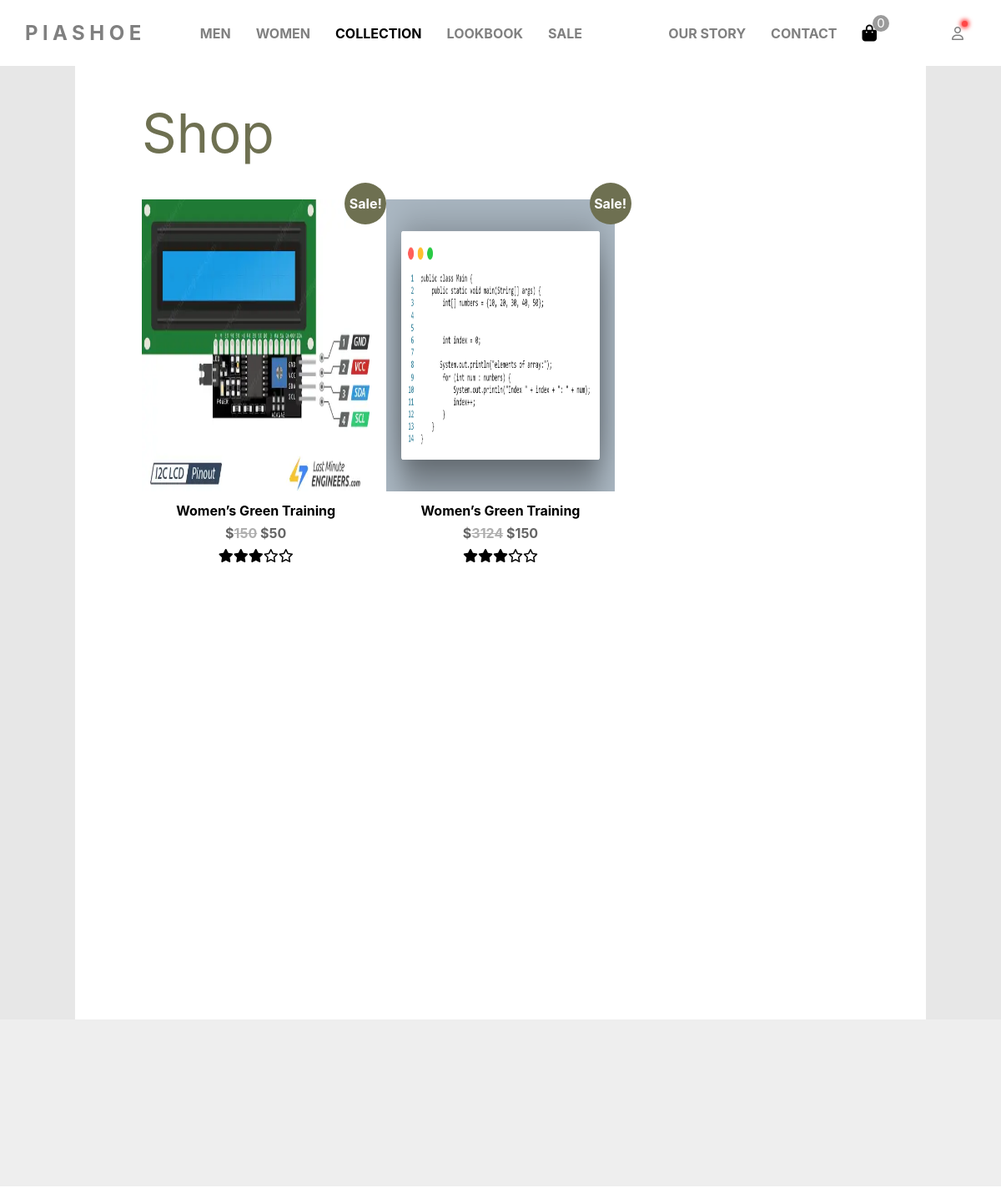
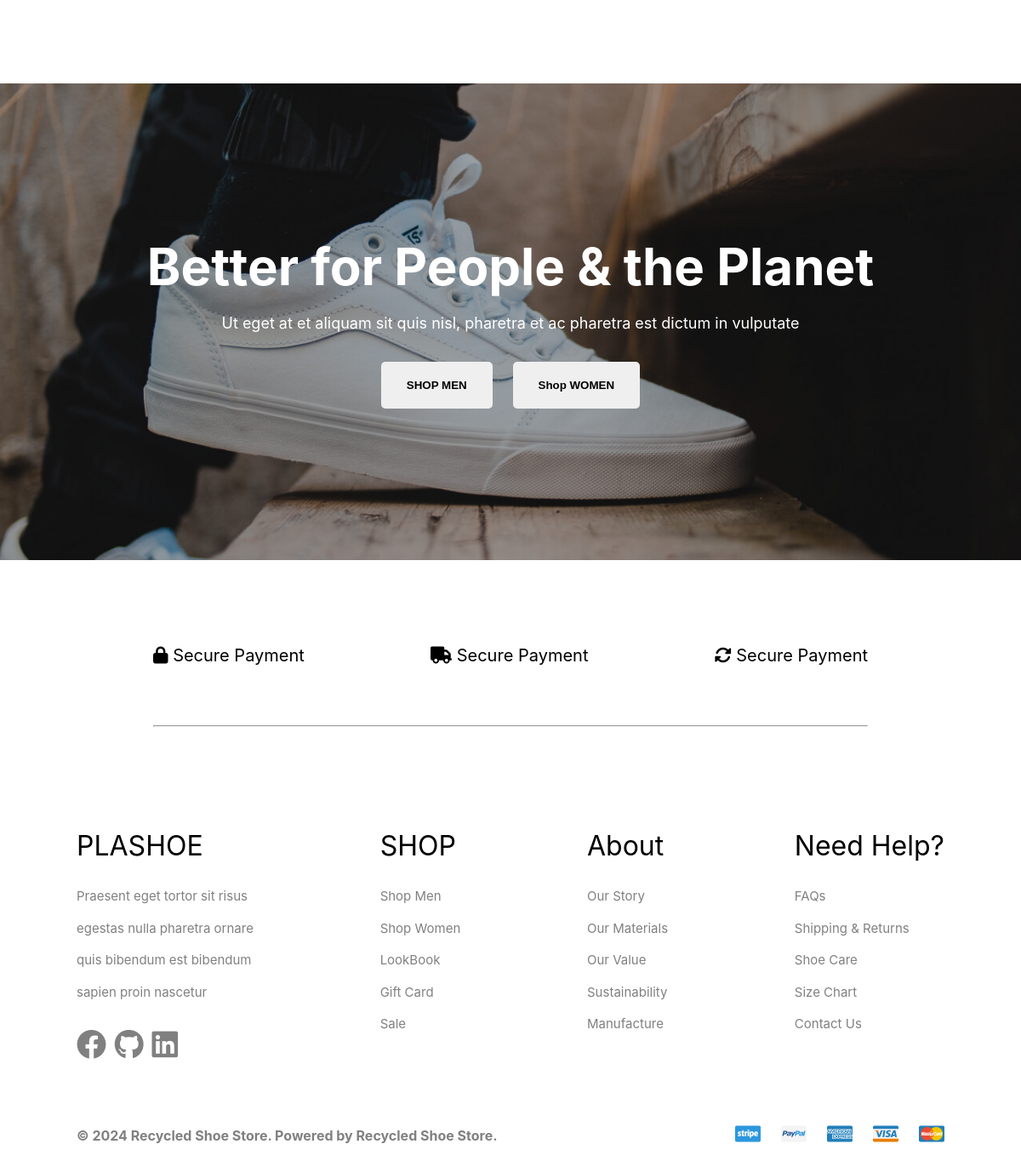
/pages/collection.php, run on the app's committed database (2 pictures, top to bottom).
### tables this page shows
CREATE TABLE `products` (
  `id` int(11) NOT NULL,
  `name` varchar(255) NOT NULL,
  `description` varchar(255) NOT NULL,
  `original_price` float NOT NULL,
  `discounted_price` float NOT NULL,
  `rating` varchar(255) NOT NULL,
  `on_offer` varchar(255) NOT NULL,
  `image` blob NOT NULL
);

### user/products.php (the view)
<?php
$sql = "SELECT * FROM products";
$result = $conn->query($sql);
if ($result->num_rows > 0) {
    echo '<div class="products">';
    while ($row = $result->fetch_assoc()) {
        echo '
        <div class="product '. ($row["on_offer"] == "yes" ? 'sale' : '') .'" onclick="getProducts('.$row["id"].')" id="'.$row["id"].'" >
            <div class="img buy" style="height: 350px;">
                <img src="' . $row["image"] . '" alt="' . $row["name"] . '" style="height: 100%;">
            </div>
            <div class="text">
                <p class="product-name">' . $row["name"] . '</p>
                <p class="product-price">';
            echo   '$<s>' . $row["original_price"] . '</s>
                    $<span class="discounted-price">' . $row["discounted_price"] . '</span>';
        echo '</p>
            <div class="stars">';
        $rating = intval($row["rating"]);
        for ($i = 0; $i < 5; $i++) {
            echo ($i < $rating) ? '<i class="fa-solid fa-star"></i>' : '<i class="fa-regular fa-star"></i>';
        }
        echo '
            </div>
            </div>
        </div> ';
    }
    echo '</div>';
} else {
    echo "<p class='no-products'>No products found.</p>";
}
?>

### pages/collection.php (shortened to what this page needs)
<?php
    $image = $_SESSION['image'];
    $state = isset($_SESSION["state"]) ? $_SESSION["state"] : "";
?>
<!DOCTYPE html>
<html lang="en">
<head>
    <link rel="stylesheet" href="../style/style.css">
    <link  rel ="stylesheet" href="../style/user.css">
    <link rel="stylesheet" href="https://cdnjs.cloudflare.com/ajax/libs/font-awesome/6.4.0/css/all.min.css">
</head>
<body>
    <nav>
        <div class="container" style="align-items: center;">
            <div class="left">
                <a href="../index.php">
                    <h1 class="logo">PlASHOE</h1>
                </a>
                <ul class="links">
                    <li>
                        <a href="./men.php" >MEN</a>
                    </li>
                    <li>
                        <a href="./women.php" >WOMEN</a>
                    </li>
                    <li>
                        <a href="" class="active">COLLECTION</a>
                    </li>
                    <li>
                        <a href="./lookbook.php">LOOKBOOK</a>
                    </li>
                    <li>
                        <a href="./sale.php">SALE</a>
                    </li>
                </ul>
            </div>
            <ul class="right">
                <li>
                    <a href="./story.php">OUR STORY</a>
                </li>
                <li>
                    <a href="./contact.php">CONTACT</a>
                </li>
                <li class="cartIcon">
                    <div class="icon">
                        <span class="numberOfProduct">5</span>
                        <i class="fa-solid fa-bag-shopping"></i>
                    </div>
                </li>
                <li>
                    <span class="state <?php echo ($state) ? 'isLogin' : 'isLogout'; ?>"></span>
                    <a href="<?php echo ($state) ? '../user/profile.php' : '../user/login.php'; ?>">
                    <?php
                        if ($image) {
                            echo '<img src="' . $image . '" style="width: 50px;border-radius: 50%;height: 50px;" alt="User Image">';
                        }else{
                            echo '<i class="fa-regular fa-user"></i>';
                        }
                    ?>
                    </a>
                </li>
            </ul>
        </div>
    </nav>
    <div class="men">
        <div class="container1">
            <h1 class="title">Shop</h1>
            <?php
                include("../user/connection.php");
                include("../user/products.php");
            ?>
        </div>
    </div>
    <form action="post"></form>
    <div class="better">
        <div class="text">
            <h1>Better for People & the Planet</h1>
            <p>Ut eget at et aliquam sit quis nisl, pharetra et ac pharetra est dictum in vulputate</p>
            <a href="../pages/men.php">
                <button class="mainButton">SHOP MEN</button>
            </a>
            <a href="../pages/women.php">
                <button class="mainButton">Shop WOMEN</button>
            </a>
        </div>
    </div>
    <div class="logsFooter">
        <div class="container2">
            <p>
                <i class="fas fa-lock"></i>
                Secure Payment
            </p>
            <p>
                <i class="fas fa-truck"></i>
                Secure Payment
            </p>
            <p>
                <i class="fas fa-sync-alt"></i>
                Secure Payment
            </p>
        </div>
    </div>
    <div class="container2">
        <hr>
    </div>
    <div class="footer">
        <div class="container1">
            <div class="col1">
                <h1>PLASHOE</h1>
                <p>Praesent eget tortor sit risus <br> egestas nulla pharetra ornare <br> quis bibendum est bibendum <br> sapien proin nascetur</p>
                <div class="icons">
                    <div class="links">
                        <a target="_blank" href=""><i class="fa-brands fa-facebook fs-2 me-2"></i></a>
                        <a target="_blank" href=""><i class="fa-brands fa-github fs-2 me-2"></i></a>
                        <a target="_blank" href=""><i class="fa-brands fa-linkedin fs-2"></i></a>
                    </div>
                </div>
            </div>
            <div class="col2">
                <h1>SHOP</h1>
                <p>Shop Men</p>
                <p>Shop Women</p>
                <p>LookBook</p>
                <p>Gift Card</p>
                <p>Sale</p>
            </div>
            <div class="col3">
                <h1>About</h1>
                <p>Our Story</p>
                <p>Our Materials</p>
                <p>Our Value</p>
                <p>Sustainability</p>
                <p>Manufacture</p>
            </div>
            <div class="col2">
                <h1>Need Help?</h1>
                <p>FAQs</p>
                <p>Shipping & Returns</p>
                <p>Shoe Care</p>
                <p>Size Chart</p>
                <p>Contact Us</p>
            </div>
        </div>
    </div>
    <div class="dev">
        <div class="container1">
            <p>© 2024 Recycled Shoe Store. Powered by Recycled Shoe Store.</p>
            <div class="img">
                <img src="../images/img/payment-icons.png" alt="">
            </div>
        </div>
    </div>
</body>
</html>

### style/user.css (style rules this page uses)
.state { width: 7px; height: 7px; position: absolute; right: -5px; top: -5px; border-radius: 50%; -webkit-border-radius: 50%; -moz-border-radius: 50%; -ms-border-radius: 50%; -o-border-radius: 50%; }
.isLogout { background: rgb(255, 69, 69); box-shadow: 0 0 5px 2px rgb(255, 69, 69); }

### data on the page
products: image (picture), name "Women’s Green Training", original_price "150", discounted_price "50", rating "3" (drawn)
products: image (picture), name "Women’s Green Training", original_price "3124", discounted_price "150", rating "3" (drawn)
